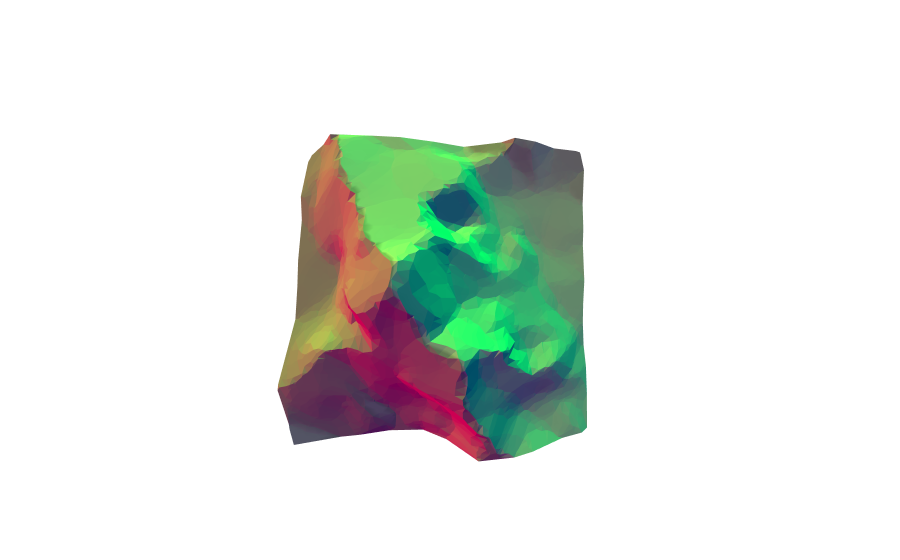
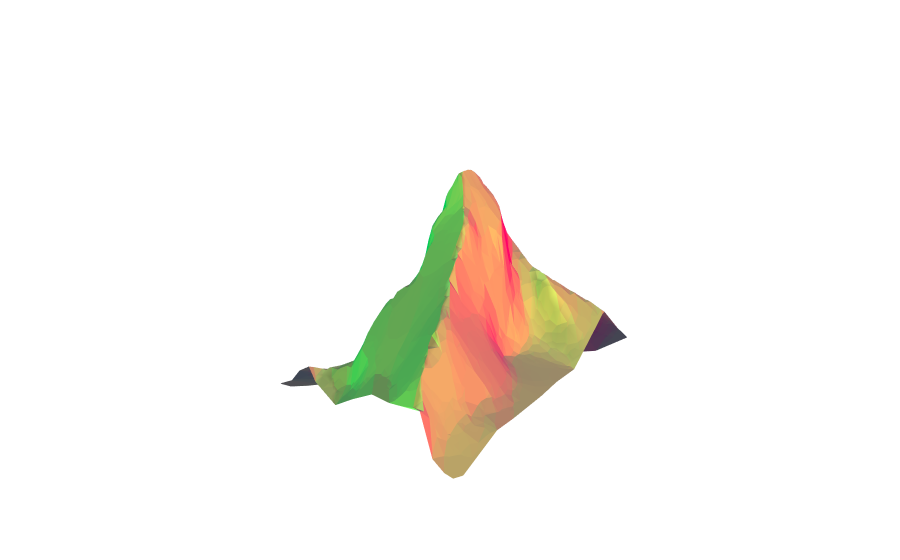

These figures' notebook cell, in order:
### Code cell
data = np.loadtxt('data/cervin_gt.txt', skiprows=0)
X = data[:, :2]
y = data[:, 2]

tri_gt = MyDelaunay(X, y)

np.random.seed(42)
train_points = np.random.uniform(np.min(X), np.max(X), size=(4800, 2))
train_values = tri_gt.evaluate(train_points)

load_model = True

if not load_model:
    tri = MyDelaunay(train_points, train_values)
    tri.construct_forward_matrix()
    tri.construct_regularization_matrix()
    file_to_store = open("cervin_results/cervin.pickle", "wb")
    pickle.dump(tri, file_to_store)
    file_to_store.close()
else:
    file_to_read = open("cervin_results/cervin.pickle", "rb")
    tri = pickle.load(file_to_read)
    file_to_read.close()

lmbda = 0.01
load_vals = True

if not load_vals:
    y_fista, _ = double_fista(tri.data_values, tri.H, tri.L, tri.lip_H, tri.lip_L, lmbda, 1, 100000, device='cuda:0', verbose=False)
    fista_solution = y_fista.detach().cpu().numpy()
    np.savetxt('cervin_results/fista_sol_' + str(lmbda) + '.txt', fista_solution)
else:
    fista_solution = np.loadtxt('cervin_results/fista_sol_' + str(lmbda) + '.txt')


tri.update_values(fista_solution)

grads = tri.lat_coeffs
grad_norms = np.linalg.norm(grads, 2, axis=1)
lip = np.max(grad_norms)
print('lambda is ', lmbda, 'Lip is ', np.round(lip, 2))

plot_with_gradient_map(tri, 0, 0, 1.2, lmbda, save_plot=True, ref="cervin_pics/cervin" + str(lmbda) + "_up.pdf")
plot_with_gradient_map(tri, 1.15, 1.15, 0.4, lmbda, save_plot=True, ref="cervin_pics/cervin" + str(lmbda) + "_side.pdf")

### Figure 1 — Plotly figure (JSON) as saved in the notebook; plotly's stock layout.template omitted (floating-point values rounded to 4 significant figures; data arrays with more than 128 entries replaced by an {"elided": "..."} marker saying what was removed)
{"data": [{"facecolor": {"elided": "9549 str values"}, "i": {"elided": "9549 int values"}, "j": {"elided": "9549 int values"}, "k": {"elided": "9549 int values"}, "opacity": 1, "type": "mesh3d", "x": {"elided": "4800 float values"}, "y": {"elided": "4800 float values"}, "z": {"elided": "4800 float values"}}], "layout": {"font": {"size": 30}, "scene": {"aspectmode": "manual", "aspectratio": {"x": 1, "y": 1, "z": 0.9}, "camera": {"center": {"x": 0, "y": 0, "z": 0}, "eye": {"x": 0, "y": 0, "z": 1.2}, "up": {"x": 0, "y": 0, "z": 1}}, "xaxis": {"gridcolor": "#000000", "gridwidth": 0, "linecolor": "#000000", "linewidth": 0, "showbackground": false, "showgrid": false, "showticklabels": false, "title": {"font": {"size": 35}}, "visible": false}, "yaxis": {"gridcolor": "#000000", "gridwidth": 0, "linecolor": "#000000", "linewidth": 0, "showbackground": false, "showgrid": false, "showticklabels": false, "title": {"font": {"size": 35}}, "visible": false}, "zaxis": {"gridcolor": "#000000", "gridwidth": 0, "linecolor": "#000000", "linewidth": 0, "showbackground": false, "showgrid": false, "showticklabels": false, "title": {"font": {"size": 35}}, "visible": false}}, "title": {"text": ""}}}

### Figure 2 — Plotly figure (JSON) as saved in the notebook; plotly's stock layout.template omitted (floating-point values rounded to 4 significant figures; data arrays with more than 128 entries replaced by an {"elided": "..."} marker saying what was removed)
{"data": [{"facecolor": {"elided": "9549 str values"}, "i": {"elided": "9549 int values"}, "j": {"elided": "9549 int values"}, "k": {"elided": "9549 int values"}, "opacity": 1, "type": "mesh3d", "x": {"elided": "4800 float values"}, "y": {"elided": "4800 float values"}, "z": {"elided": "4800 float values"}}], "layout": {"font": {"size": 30}, "scene": {"aspectmode": "manual", "aspectratio": {"x": 1, "y": 1, "z": 0.9}, "camera": {"center": {"x": 0, "y": 0, "z": 0}, "eye": {"x": 1.15, "y": 1.15, "z": 0.4}, "up": {"x": 0, "y": 0, "z": 1}}, "xaxis": {"gridcolor": "#000000", "gridwidth": 0, "linecolor": "#000000", "linewidth": 0, "showbackground": false, "showgrid": false, "showticklabels": false, "title": {"font": {"size": 35}}, "visible": false}, "yaxis": {"gridcolor": "#000000", "gridwidth": 0, "linecolor": "#000000", "linewidth": 0, "showbackground": false, "showgrid": false, "showticklabels": false, "title": {"font": {"size": 35}}, "visible": false}, "zaxis": {"gridcolor": "#000000", "gridwidth": 0, "linecolor": "#000000", "linewidth": 0, "showbackground": false, "showgrid": false, "showticklabels": false, "title": {"font": {"size": 35}}, "visible": false}}, "title": {"text": ""}}}
